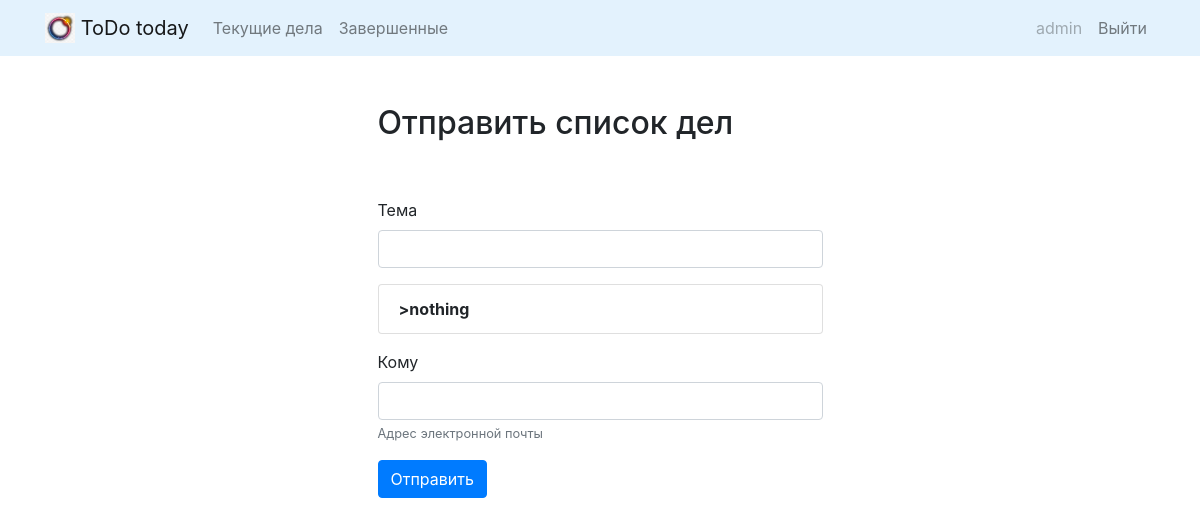
/sendemail/ (signed in), run on an earlier commit of the app's database.
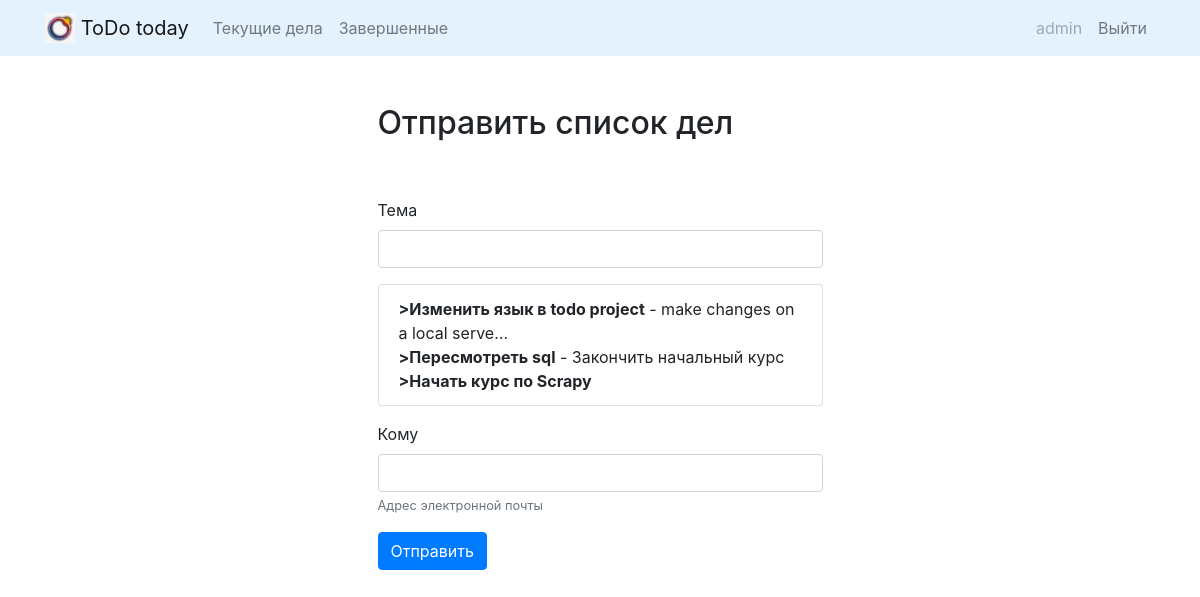
And on a later commit of the database.
### todo/models.py (models this page shows, shortened)
class Todo(models.Model):
	title = models.CharField(max_length=100)
	created = models.DateTimeField(auto_now_add=True)
	memo = models.TextField(max_length=500, blank=True)
	datecompleted = models.DateTimeField(null=True, blank=True)
	important = models.BooleanField(default=False)
	user = models.ForeignKey(User, on_delete=models.CASCADE)

### todo/views.py (the view, shortened to what this page needs)
# urls.py: path('sendemail/', views.email, name='email'),
@login_required
def email(request):
    todos = Todo.objects.filter(user=request.user, datecompleted__isnull=True)
    if request.method == 'GET':
        return render(request, 'todo/email.html', {'form':MailForm(), 'todos':todos})

### todo/forms.py
class MailForm(ModelForm):
	class Meta:
		model = Mail
		fields = ['title', 'todolist', 'usermail']

### todo/templates/todo/email.html (shortened to what this page needs)
{% extends "todo/base.html" %}
{% block content %}
    <div class="row justify-content-center mt-5">
        <div class="col-md-5">
            <h2>Отправить список дел</h2>
        </div>
    </div>
    <div class="row justify-content-center mt-5">
        <div class="col-md-5">
            <form method="POST">
                <div class="form-group">
                    <label for="title">Тема</label>
                    <input type="text" name="title" class="form-control" id="title" required>
                </div>
                <div class="form-group">
                    <div class="list-group-item" name="todolist" class="form-control" id="todolist" >
                        {% for todo in todos %}
                        <b>>{{ todo.title }}</b>{% if todo.memo %} - {{ todo.memo|truncatechars:30 }}{% endif %}</a>
                        <br>
                        {% endfor %}
                    </div>
                </div>
                 <div class="form-group">
                    <label for="usermail">Кому</label>
                    <input type="text" name="usermail" class="form-control" id="usermail" required>
                    <small id="usermailHelp" class="form-text text-muted">Адрес электронной почты</small>
                </div>
                <div class="form-group">
                    <button type="submit" class="btn btn-primary">Отправить</button>
                </div>
            </form>
        </div>
    </div>
{% endblock %}

What changed in the data, as far as the page shows it:
removed Todo: title "nothing"
added Todo: title "Изменить язык в todo project", memo "make changes on a local serve…"
added Todo: title "Пересмотреть sql", memo "Закончить начальный курс"
added Todo: title "Начать курс по Scrapy"
